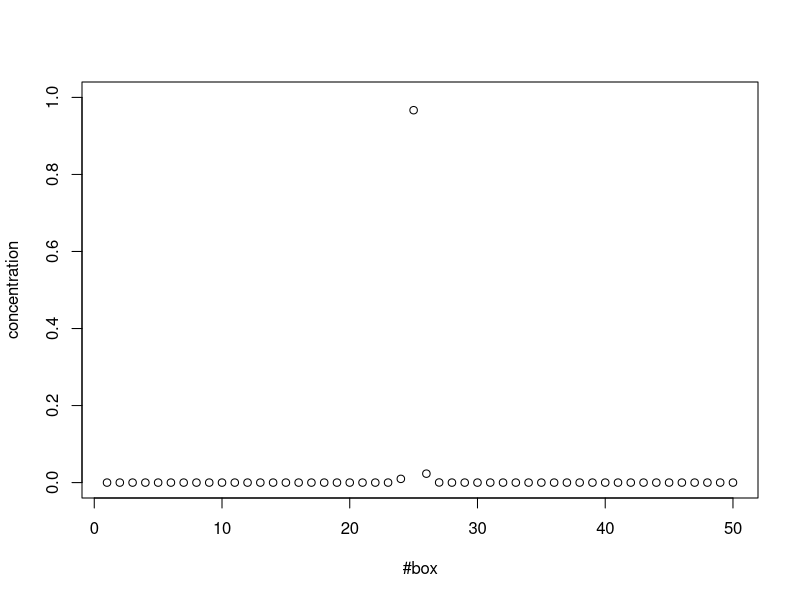
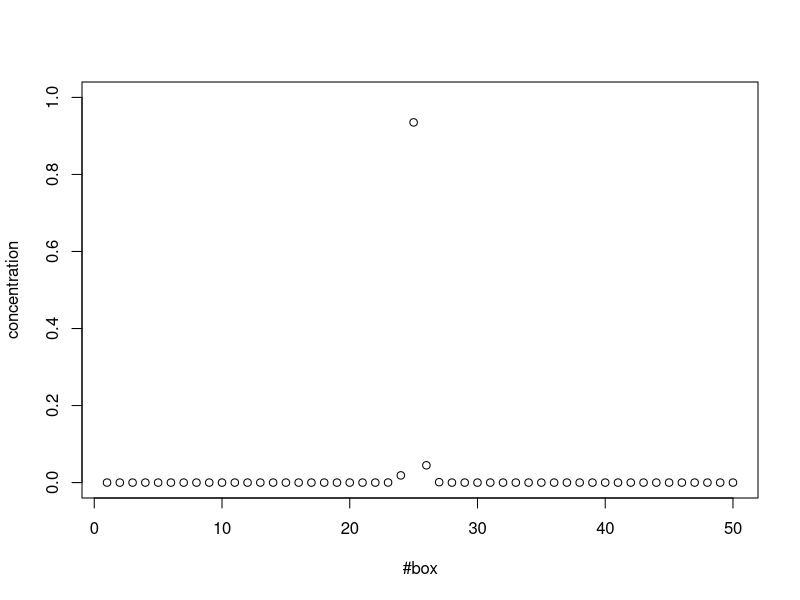
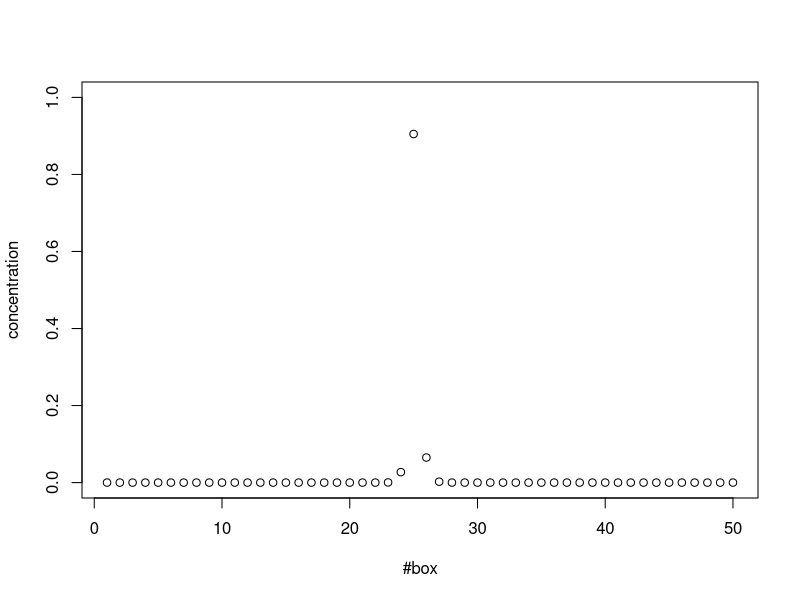
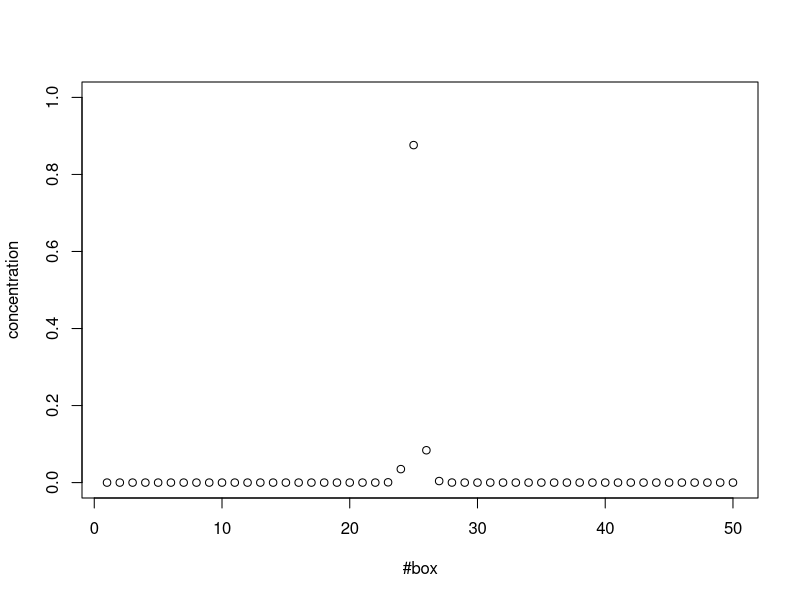
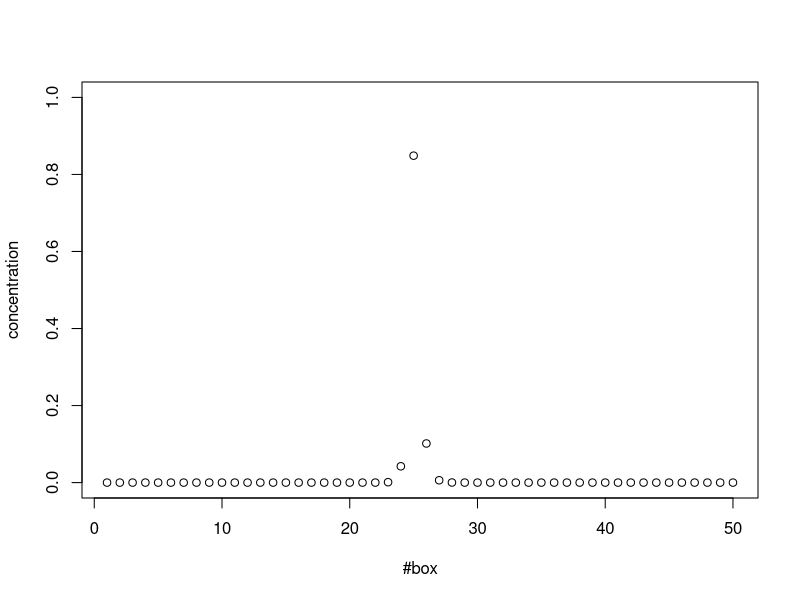
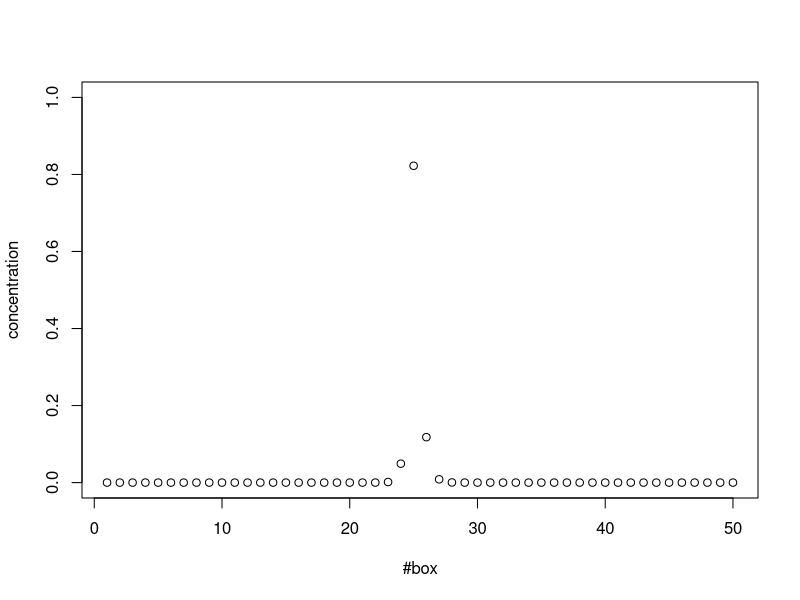
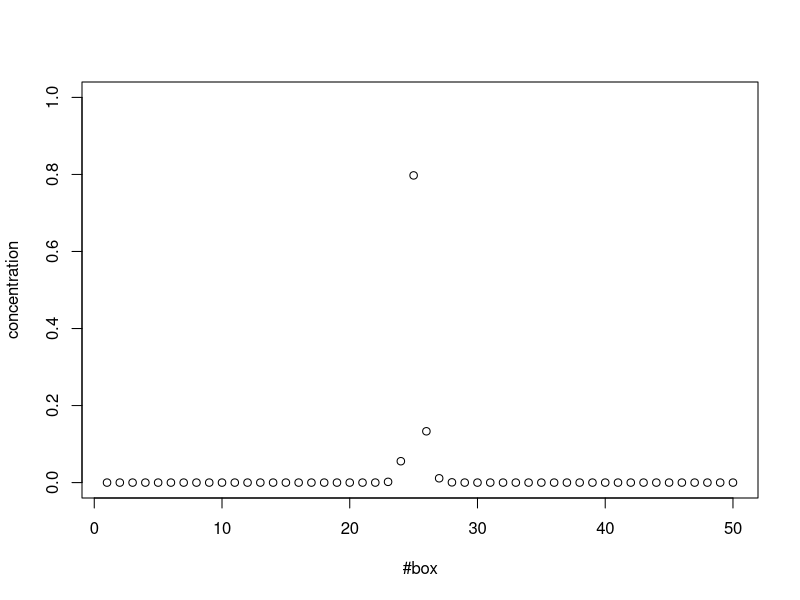
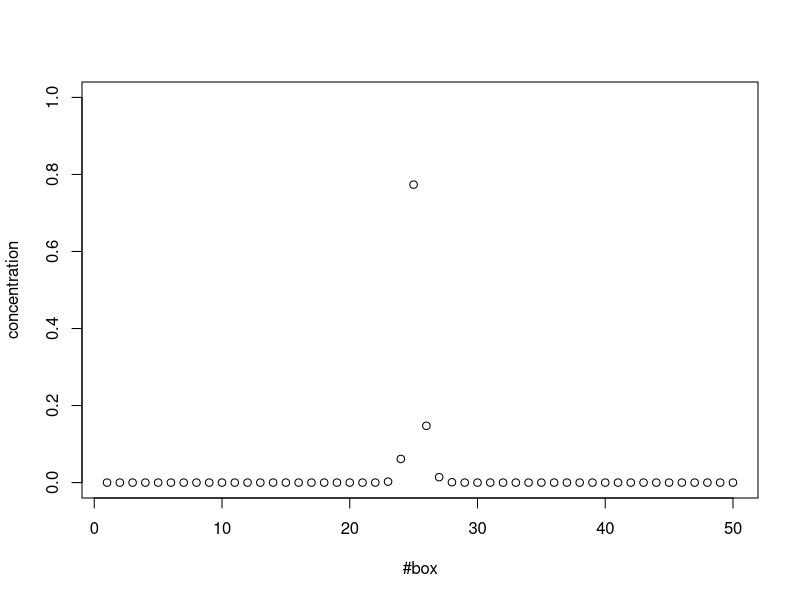

Generate these figures, in order, with R: (Note: this script raises an error after producing the figures.)
setwd("~/projects/EPS236-Env.-Modeling-/")

# function to create eigenvalue diagonal matrix Lambda
exp_Lambda = function(lambda_values, t) {
  return( diag(exp(lambda_values * t)) )
}

# initial conditions
# number of boxes
n_box = 50
# advection velocity
v_a = .014
# diffusion coeff
k.h.dt = .01
# initial box number
i_box = 25
# initial concentration
C_i = 1
# time series
t = 0:100

K = matrix(0, nrow = n_box, ncol = n_box)
# diffusion
add_diffusion_term = function(K, k.h.dt, n_box) {
  for (i in seq(n_box)) {
    K[i, i] = K[i, i] + -2 * k.h.dt
    if (i == 1) {
      K[i, n_box] = K[i, n_box] + k.h.dt
    } else {
      K[i, (n_box+i-1)%%n_box] = K[i, (n_box+i-1)%%n_box] + k.h.dt
    }
    if (i == n_box - 1) {
      K[i, n_box] = K[i, n_box] + k.h.dt
    }
    K[i, (n_box+i+1)%%n_box] = K[i, (n_box+i+1)%%n_box] + k.h.dt
  }
  return( K )
}
# advection - call if v_a != 0
add_advection_term = function(K, v_a, n_box) {
  for (i in seq(n_box)) {
    K[i, i] = K[i, i] + -1 * v_a
    if (v_a > 0) {
      if (i == 1) {
        K[i, n_box] = K[i, n_box] + v_a
      } else {
        K[i, (n_box+i-1)%%n_box] = K[i, (n_box+i-1)%%n_box] + v_a
      }
    } else {
      if (i == n_box - 1) {
        K[i, n_box] = K[i, n_box] + v_a
      }
      K[i, (n_box+i+1)%%n_box] = K[i, (n_box+i+1)%%n_box] + v_a
    }
  }
  return( K )
}

# construct transition matrix
K = add_advection_term(K, v_a, n_box)
K = add_diffusion_term(K, k.h.dt, n_box)

# eigenvalues and eigenvectors
eigens = eigen(K)
e_vals = eigens$values
Xe = eigens$vectors

# initial condition
C_0 = matrix(0, n_box, 1)
C_0[i_box] = C_i


# matrix to store the transition of concentration
Conc = matrix(nrow = n_box, ncol = length(t))
Conc[, 1] = C_0
# loop over time to calculate C(t) for t
for (t_i in t) {
  if (t_i != 0) {
    Lambda_t = exp_Lambda(e_vals, t_i)
    conc_t_i = Re(Xe %*% Lambda_t %*% solve(Xe, C_0))
    Conc[, t_i+1] = conc_t_i
    filename = formatC(t_i, width = 3, format = "d", flag = "0")
    png(paste("./part1_movie/", filename, ".png", sep=""))
    plot(x = 1:n_box, y = conc_t_i, xlim = c(1, n_box), ylim = c(0, C_i), xlab = "#box", ylab = "concentration")
    dev.off()
  }
}
advection_diffusion_eqn = function(D, x, t_i) {
  exp_term = exp( -(x - v_a*t_i)^2 / (4*D*t_i) )
  return(1 / sqrt(4*pi*D*t_i) * exp_term)
}

t_1 = 1:100
box_num = 26
plot(t, Conc[box_num,], ylim = c(0, C_i), ylab = paste("conc of box", box_num))
d_list = seq(0.01, 0.05, 0.0001)
sqrt_err_list = rep(NA, length(d_list))
idx = 1
for (d_guess in d_list) {
  diff = Conc[box_num, t_1] - advection_diffusion_eqn(d_guess, box_num - i_box, t_1)
  sqrt_err = sqrt(sum(diff^2))
  sqrt_err_list[idx] = sqrt_err
  idx = idx + 1
}
min_sqrt_err_idx = which(sqrt_err_list == min(sqrt_err_list))
d_best = d_list[min_sqrt_err_idx]
d_best
lines(t_1, advection_diffusion_eqn(d_best, box_num - i_box, t_1))
